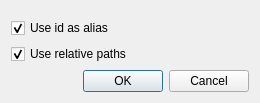
<?xml version="1.0" encoding="UTF-8"?>
<ui version="4.0">
 <class>AssetDialog</class>
 <widget class="QDialog" name="AssetDialog">
  <property name="geometry">
   <rect>
    <x>0</x>
    <y>0</y>
    <width>260</width>
    <height>103</height>
   </rect>
  </property>
  <property name="windowTitle">
   <string>Dialog</string>
  </property>
  <layout class="QVBoxLayout" name="verticalLayout">
   <item>
    <widget class="FileSelector" name="fileSelector" native="true">
     <property name="maximumSize">
      <size>
       <width>250</width>
       <height>16777215</height>
      </size>
     </property>
    </widget>
   </item>
   <item>
    <widget class="QCheckBox" name="alias">
     <property name="text">
      <string>Use id as alias</string>
     </property>
     <property name="checked">
      <bool>true</bool>
     </property>
    </widget>
   </item>
   <item>
    <widget class="QCheckBox" name="relativePaths">
     <property name="text">
      <string>Use relative paths</string>
     </property>
     <property name="checked">
      <bool>true</bool>
     </property>
     <property name="tristate">
      <bool>false</bool>
     </property>
    </widget>
   </item>
   <item>
    <widget class="QDialogButtonBox" name="buttonBox">
     <property name="standardButtons">
      <set>QDialogButtonBox::Cancel|QDialogButtonBox::Ok</set>
     </property>
    </widget>
   </item>
  </layout>
 </widget>
 <customwidgets>
  <customwidget>
   <class>FileSelector</class>
   <extends>QWidget</extends>
   <header>fileselector.h</header>
   <container>1</container>
  </customwidget>
 </customwidgets>
 <resources/>
 <connections>
  <connection>
   <sender>buttonBox</sender>
   <signal>accepted()</signal>
   <receiver>AssetDialog</receiver>
   <slot>accept()</slot>
   <hints>
    <hint type="sourcelabel">
     <x>127</x>
     <y>83</y>
    </hint>
    <hint type="destinationlabel">
     <x>58</x>
     <y>98</y>
    </hint>
   </hints>
  </connection>
  <connection>
   <sender>buttonBox</sender>
   <signal>rejected()</signal>
   <receiver>AssetDialog</receiver>
   <slot>reject()</slot>
   <hints>
    <hint type="sourcelabel">
     <x>193</x>
     <y>85</y>
    </hint>
    <hint type="destinationlabel">
     <x>195</x>
     <y>100</y>
    </hint>
   </hints>
  </connection>
 </connections>
</ui>
